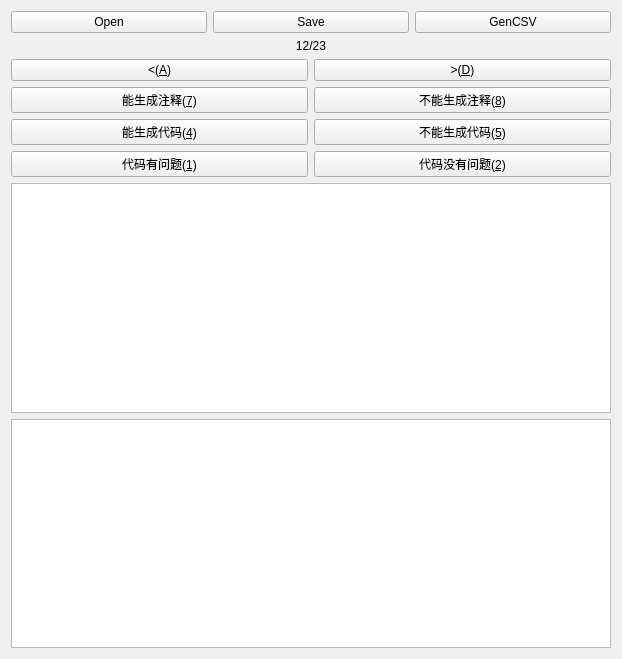
<?xml version="1.0" encoding="UTF-8"?>
<ui version="4.0">
 <class>FormMark</class>
 <widget class="QWidget" name="FormMark">
  <property name="geometry">
   <rect>
    <x>0</x>
    <y>0</y>
    <width>622</width>
    <height>659</height>
   </rect>
  </property>
  <property name="windowTitle">
   <string>Form</string>
  </property>
  <layout class="QVBoxLayout" name="verticalLayout">
   <item>
    <layout class="QHBoxLayout" name="layout_7">
     <item>
      <widget class="QPushButton" name="btn_open">
       <property name="text">
        <string>Open</string>
       </property>
      </widget>
     </item>
     <item>
      <widget class="QPushButton" name="btn_save">
       <property name="text">
        <string>Save</string>
       </property>
      </widget>
     </item>
     <item>
      <widget class="QPushButton" name="btn_gencsv">
       <property name="text">
        <string>GenCSV</string>
       </property>
      </widget>
     </item>
    </layout>
   </item>
   <item>
    <widget class="QLabel" name="lab_info">
     <property name="text">
      <string>12/23</string>
     </property>
     <property name="alignment">
      <set>Qt::AlignCenter</set>
     </property>
    </widget>
   </item>
   <item>
    <layout class="QHBoxLayout" name="layout_2">
     <item>
      <widget class="QPushButton" name="btn_back">
       <property name="sizePolicy">
        <sizepolicy hsizetype="Minimum" vsizetype="Fixed">
         <horstretch>0</horstretch>
         <verstretch>0</verstretch>
        </sizepolicy>
       </property>
       <property name="text">
        <string>&lt;(&amp;A)</string>
       </property>
      </widget>
     </item>
     <item>
      <widget class="QPushButton" name="btn_next">
       <property name="sizePolicy">
        <sizepolicy hsizetype="Minimum" vsizetype="Fixed">
         <horstretch>0</horstretch>
         <verstretch>0</verstretch>
        </sizepolicy>
       </property>
       <property name="text">
        <string>&gt;(&amp;D)</string>
       </property>
      </widget>
     </item>
    </layout>
   </item>
   <item>
    <layout class="QHBoxLayout" name="layout_3">
     <item>
      <widget class="QPushButton" name="btn_1_yes">
       <property name="sizePolicy">
        <sizepolicy hsizetype="Minimum" vsizetype="Fixed">
         <horstretch>0</horstretch>
         <verstretch>0</verstretch>
        </sizepolicy>
       </property>
       <property name="font">
        <font>
         <weight>50</weight>
         <bold>false</bold>
        </font>
       </property>
       <property name="styleSheet">
        <string notr="true"/>
       </property>
       <property name="text">
        <string>能生成注释(&amp;7)</string>
       </property>
      </widget>
     </item>
     <item>
      <widget class="QPushButton" name="btn_1_no">
       <property name="sizePolicy">
        <sizepolicy hsizetype="Minimum" vsizetype="Fixed">
         <horstretch>0</horstretch>
         <verstretch>0</verstretch>
        </sizepolicy>
       </property>
       <property name="text">
        <string>不能生成注释(&amp;8)</string>
       </property>
      </widget>
     </item>
    </layout>
   </item>
   <item>
    <layout class="QHBoxLayout" name="layout_4">
     <item>
      <widget class="QPushButton" name="btn_2_yes">
       <property name="sizePolicy">
        <sizepolicy hsizetype="Minimum" vsizetype="Fixed">
         <horstretch>0</horstretch>
         <verstretch>0</verstretch>
        </sizepolicy>
       </property>
       <property name="font">
        <font>
         <weight>50</weight>
         <bold>false</bold>
        </font>
       </property>
       <property name="styleSheet">
        <string notr="true"/>
       </property>
       <property name="text">
        <string>能生成代码(&amp;4)</string>
       </property>
      </widget>
     </item>
     <item>
      <widget class="QPushButton" name="btn_2_no">
       <property name="sizePolicy">
        <sizepolicy hsizetype="Minimum" vsizetype="Fixed">
         <horstretch>0</horstretch>
         <verstretch>0</verstretch>
        </sizepolicy>
       </property>
       <property name="text">
        <string>不能生成代码(&amp;5)</string>
       </property>
      </widget>
     </item>
    </layout>
   </item>
   <item>
    <layout class="QHBoxLayout" name="layout_5">
     <item>
      <widget class="QPushButton" name="btn_3_yes">
       <property name="sizePolicy">
        <sizepolicy hsizetype="Minimum" vsizetype="Fixed">
         <horstretch>0</horstretch>
         <verstretch>0</verstretch>
        </sizepolicy>
       </property>
       <property name="font">
        <font>
         <weight>50</weight>
         <bold>false</bold>
        </font>
       </property>
       <property name="styleSheet">
        <string notr="true"/>
       </property>
       <property name="text">
        <string>代码有问题(&amp;1)</string>
       </property>
      </widget>
     </item>
     <item>
      <widget class="QPushButton" name="btn_3_no">
       <property name="sizePolicy">
        <sizepolicy hsizetype="Minimum" vsizetype="Fixed">
         <horstretch>0</horstretch>
         <verstretch>0</verstretch>
        </sizepolicy>
       </property>
       <property name="text">
        <string>代码没有问题(&amp;2)</string>
       </property>
      </widget>
     </item>
    </layout>
   </item>
   <item>
    <widget class="QTextEdit" name="text_detail_1">
     <property name="readOnly">
      <bool>true</bool>
     </property>
     <property name="placeholderText">
      <string/>
     </property>
    </widget>
   </item>
   <item>
    <widget class="QTextEdit" name="text_detail_2">
     <property name="readOnly">
      <bool>true</bool>
     </property>
    </widget>
   </item>
  </layout>
 </widget>
 <tabstops>
  <tabstop>btn_open</tabstop>
  <tabstop>btn_save</tabstop>
  <tabstop>btn_gencsv</tabstop>
  <tabstop>btn_back</tabstop>
  <tabstop>btn_next</tabstop>
  <tabstop>text_detail_1</tabstop>
  <tabstop>text_detail_2</tabstop>
 </tabstops>
 <resources/>
 <connections/>
</ui>
